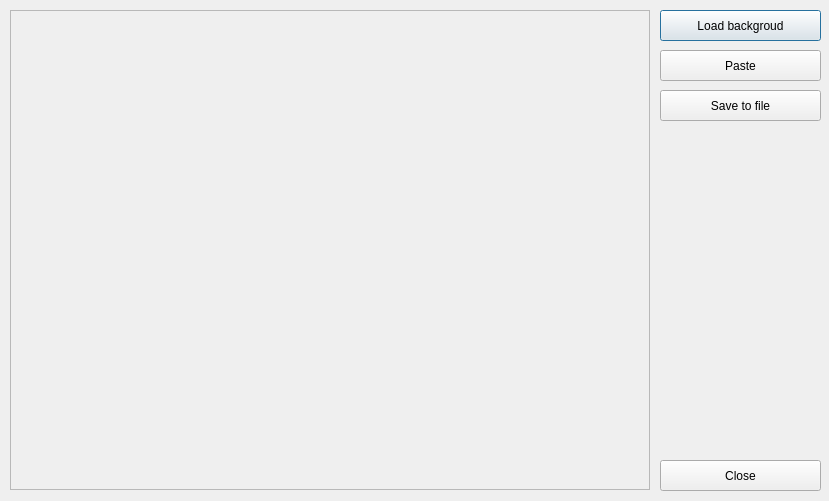
<?xml version="1.0" encoding="UTF-8"?>
<ui version="4.0">
 <class>CombineForm</class>
 <widget class="QDialog" name="CombineForm">
  <property name="geometry">
   <rect>
    <x>0</x>
    <y>0</y>
    <width>829</width>
    <height>501</height>
   </rect>
  </property>
  <property name="windowTitle">
   <string>Dialog</string>
  </property>
  <widget class="QFrame" name="combiningFrm">
   <property name="geometry">
    <rect>
     <x>10</x>
     <y>10</y>
     <width>640</width>
     <height>480</height>
    </rect>
   </property>
   <property name="frameShape">
    <enum>QFrame::StyledPanel</enum>
   </property>
   <property name="frameShadow">
    <enum>QFrame::Raised</enum>
   </property>
  </widget>
  <widget class="QPushButton" name="loadBtn">
   <property name="geometry">
    <rect>
     <x>660</x>
     <y>10</y>
     <width>161</width>
     <height>31</height>
    </rect>
   </property>
   <property name="text">
    <string>Load backgroud</string>
   </property>
  </widget>
  <widget class="QPushButton" name="pasteBtn">
   <property name="geometry">
    <rect>
     <x>660</x>
     <y>50</y>
     <width>161</width>
     <height>31</height>
    </rect>
   </property>
   <property name="text">
    <string>Paste</string>
   </property>
  </widget>
  <widget class="QPushButton" name="saveBtn">
   <property name="geometry">
    <rect>
     <x>660</x>
     <y>90</y>
     <width>161</width>
     <height>31</height>
    </rect>
   </property>
   <property name="text">
    <string>Save to file</string>
   </property>
  </widget>
  <widget class="QPushButton" name="closeBtn">
   <property name="geometry">
    <rect>
     <x>660</x>
     <y>460</y>
     <width>161</width>
     <height>31</height>
    </rect>
   </property>
   <property name="text">
    <string>Close</string>
   </property>
  </widget>
 </widget>
 <resources/>
 <connections/>
</ui>
